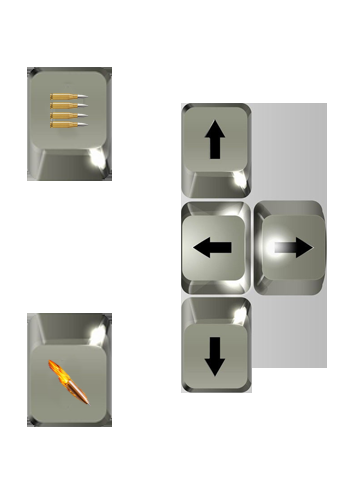
#> input picture game/resource/1.png, 360 x 500 px, found by its file name; its folder holds only this picture in this run
$ python -i tokatong.py   (imports and definitions only)
#> lines starting #> are read from the running program, lines starting #| are printed output that depends on the picture; after the words box and inside, x2 and y2 are one past the last pixel; in counts of white or black regions, pixels touching at a corner belong together
# -*- coding: utf-8 -*-

import cv2
import os


def cartoonise(picture_name):

#> called with picture_name = 'game/resource/1.png'
    imgInput_FileName = "D:/image/"+picture_name
    imgOutput_FileName = "D:/image/cartoon" + picture_name
    num_down = 2         #缩减像素采样的数目
    num_bilateral = 7    #定义双边滤波的数目
    img_rgb = cv2.imread(imgInput_FileName)     #读取图片
#> img_rgb is the input picture: shape (500, 360, 3); mean B, G, R 217.1, 220.5, 220.5
    #用高斯金字塔降低取样
    img_color = img_rgb
    #for _ in range(num_down):
    #   img_color = cv2.pyrDown(img_color)
    #重复使用小的双边滤波代替一个大的滤波
    for _ in range(num_bilateral):
        img_color = cv2.bilateralFilter(img_color,d=9,sigmaColor=9,sigmaSpace=7)
    #升采样图片到原始大小
    #for _ in range(num_down):
    #    img_color = cv2.pyrUp(img_color)
    #转换为灰度并且使其产生中等的模糊
    img_gray = cv2.cvtColor(img_rgb, cv2.COLOR_RGB2GRAY)
    img_blur = cv2.medianBlur(img_gray, 7)
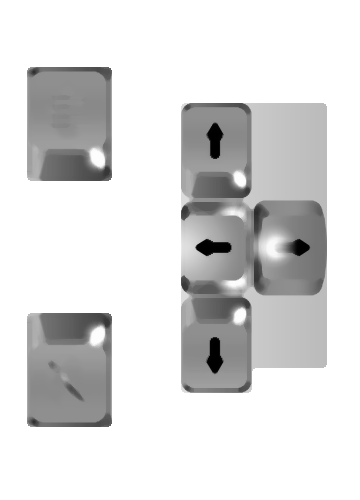
#> img_blur: shape (500, 360); min 0, max 255, mean 219.7
    #检测到边缘并且增强其效果
    img_edge = cv2.adaptiveThreshold(img_blur,255,
                                     cv2.ADAPTIVE_THRESH_MEAN_C,
                                     cv2.THRESH_BINARY,
                                     blockSize=9,
                                     C=2)
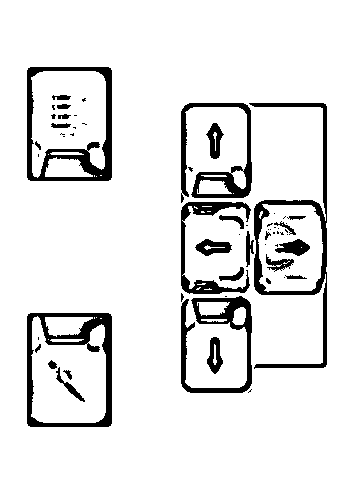
#> img_edge: shape (500, 360); 90.7% white; 61 black regions (33 under 20 px), largest, box (x1, y1, x2, y2) and area: (249, 103, 327, 369) 2890, (27, 67, 112, 181) 2739, (27, 313, 112, 427) 2739
    #转换回彩色图像
    img_edge = cv2.cvtColor(img_edge, cv2.COLOR_GRAY2RGB)

    img_cartoon = cv2.bitwise_and(img_color, img_edge)
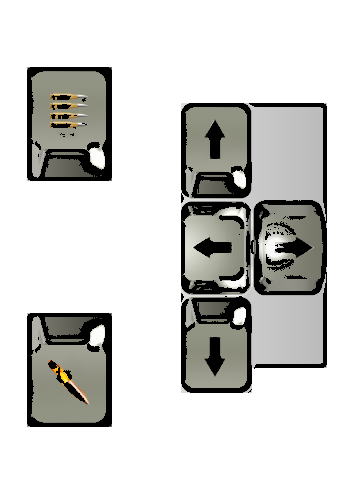
#> img_cartoon: shape (500, 360, 3); mean B, G, R 207, 209.5, 209.4
    # 保存转换后的图片
    cv2.imwrite(imgOutput_FileName, img_cartoon)


ImageList = []  #建立空的List
#循环读取"D:\pythonpractice\Image"中的文件名
# [5 lines not run here, left out]

>>> result = cartoonise('game/resource/1.png')
